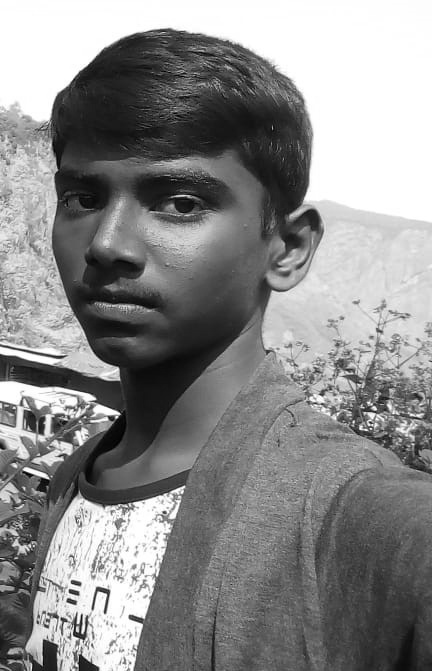
#> input picture opencv/Ex_Files_OpenCV_Python_Dev/Ch02/02_06 Begin/hari.jpg, 432 x 671 px
$ python 02_06.py
#> lines starting #> are read from the running program, lines starting #| are printed output that depends on the picture
import numpy as np
import cv2

image = cv2.imread("hari.jpg")
#> image is the input picture: shape (671, 432, 3); min 0, max 255, mean 138.4
cv2.imshow('hari', image)

blur = cv2.GaussianBlur(image,(5,55),0)
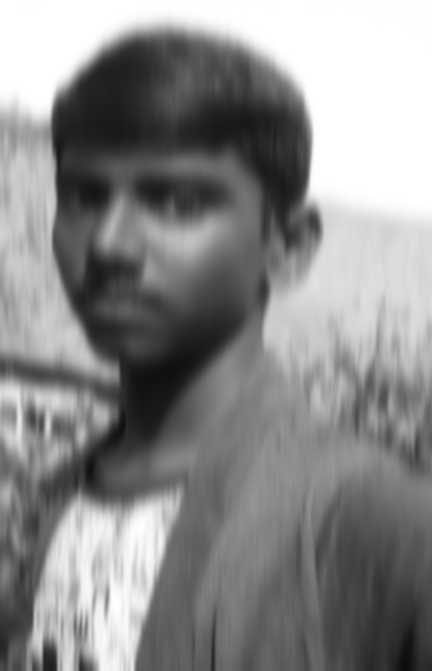
#> blur: shape (671, 432, 3); min 14, max 255, mean 138.4
cv2.imshow('hari_b',  blur)

cv2.waitKey(0)
cv2.destroyAllWindows()
